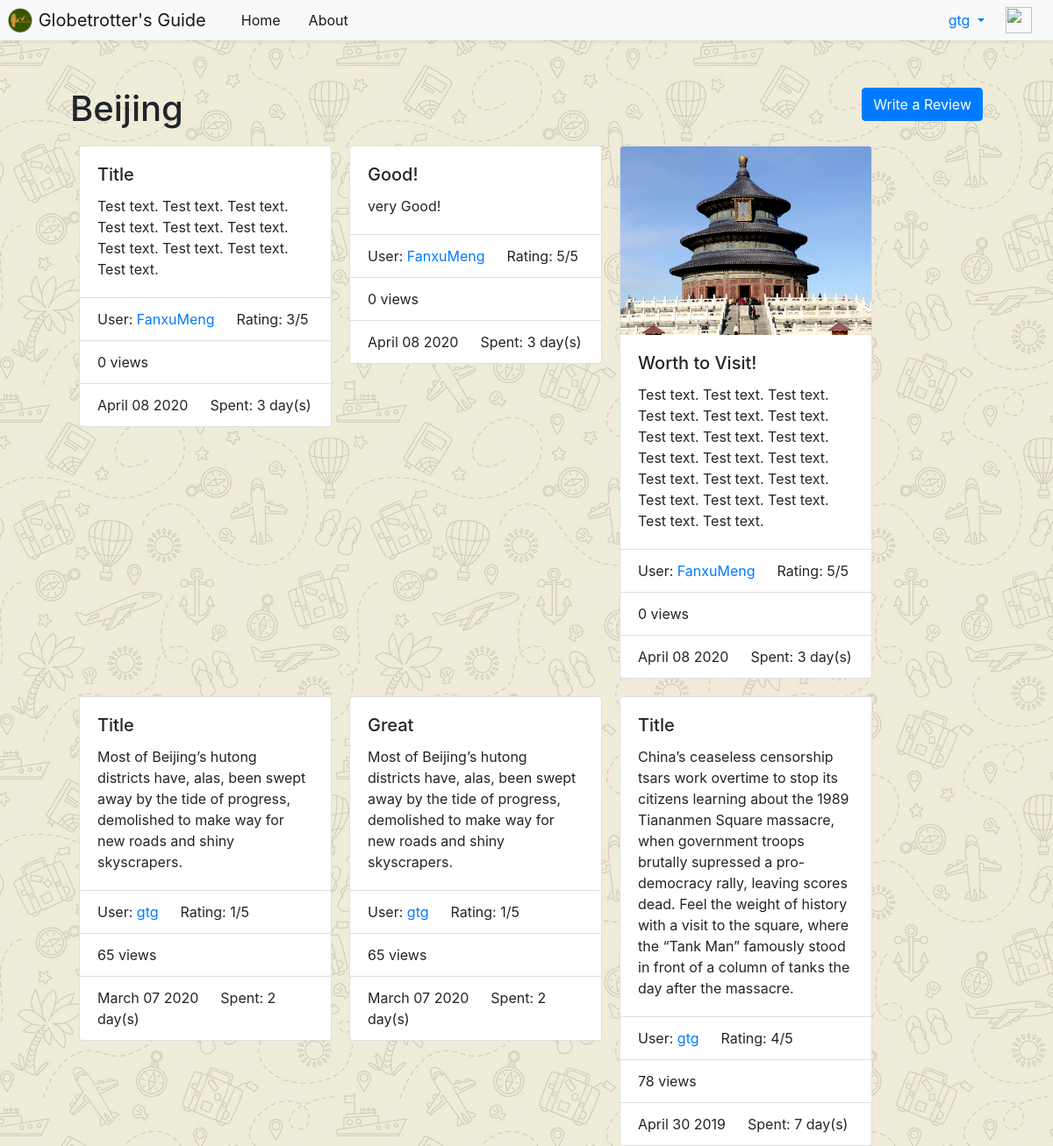
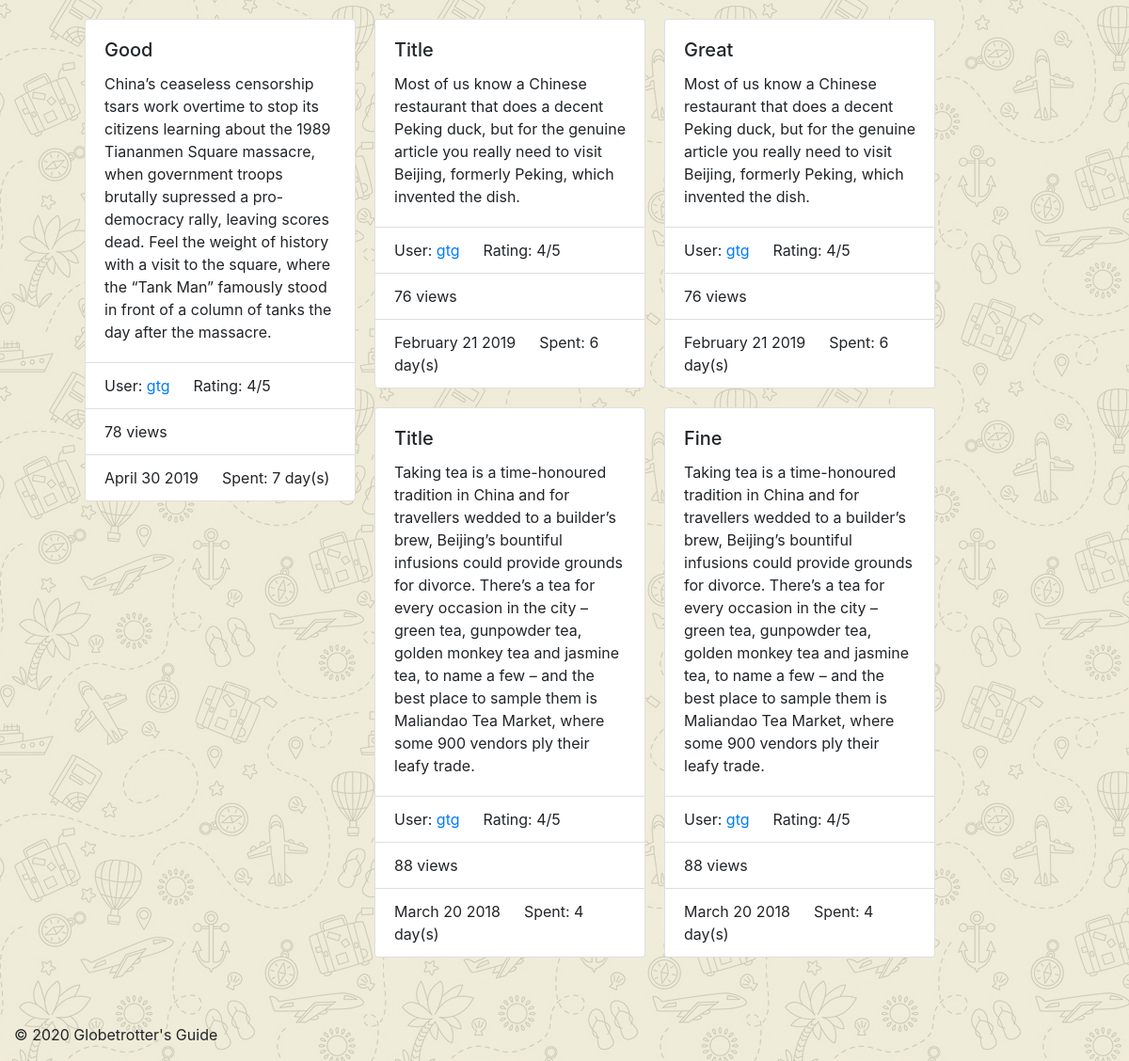
The page /GlobetrottersGuide/asia/china/beijing/ (signed in) on the database its author committed (2 pictures, top to bottom).
### GlobetrottersGuide/models.py (models this page shows, shortened)
class City(models.Model):
    NAME_MAX_LENGTH = 128
    country = models.ForeignKey(Country, on_delete=models.CASCADE)
    name = models.CharField(max_length=128, unique=True)
    views = models.IntegerField(default=0)
    likes = models.IntegerField(default=0)
    slug = models.SlugField(unique=True)
    reviewNum = 0
    class Meta:
        verbose_name_plural = 'Cities'

class cityReview(models.Model):
    TEXT_MAX_LENGTH = 2000
    RATING_CHOICES = (
        (1, '1'),
        (2, '2'),
        (3, '3'),
        (4, '4'),
        (5, '5'),
    )
    user = models.ForeignKey(User, on_delete=models.CASCADE)
    belong_city = models.ForeignKey(City, on_delete=models.CASCADE)
    publish_date = models.DateTimeField('date published')
    views = models.IntegerField(default=0)
    likes = models.IntegerField(default=0)
    timeSpent = models.DurationField(blank=False)
    image = models.ImageField(upload_to='review_images', blank=True)
    title = models.CharField(max_length=128, default='Title')
    text = models.TextField(max_length=2000, blank=False)
    rating = models.IntegerField(choices=RATING_CHOICES)

### GlobetrottersGuide/views.py (the view)
def home_city(request, continent_name_slug, country_name_slug, city_name_slug):
    context_dict = {}
    try:
        continent = Continent.objects.get(slug=continent_name_slug)
        country = Country.objects.get(slug=country_name_slug)
        city = City.objects.get(slug=city_name_slug)
        reviews = cityReview.objects.filter(belong_city=city).order_by('-publish_date')
        context_dict['continent'] = continent
        context_dict['country'] = country
        context_dict['city'] = city
        context_dict['reviews'] = reviews
        context_dict['review_num'] = len(reviews)
    except City.DoesNotExist:
        context_dict['city'] = None
    return render(request, 'GlobetrottersGuide/home_city.html', context=context_dict)

### templates/GlobetrottersGuide/home_city.html
<!DOCTYPE html>
{% extends 'GlobetrottersGuide/base.html'%}
{% load staticfiles %}
{% load gtg_template_tags %}
{% block title_block%}
    <div class="row">
        <div class="col">
        <h1>{{ city.name }}</h1>
        </div>
        <div class="col">
            <a role="button" class="btn btn-primary" href="{% url 'GlobetrottersGuide:ReviewCity' continent_name_slug=continent.slug country_name_slug=country.slug city_name_slug=city.slug %}" style="float:right">Write a Review</a>
        </div>
    </div>
{% endblock %}
{% block body_block %}
    {% if reviews %}
    {% for review in reviews %}
        <div class="card" style="width: 18rem;margin:10px;float:left;">
            {% if review.image %}
            <img src="{{ review.image.url }}" class="card-img-top" alt="No Image">
            {% endif %}
            <div class="card-body">
                <h5 class="card-title">{{ review.title }}</h5>
                <p class="card-text">{{ review.text }}</p>
            </div>
            <ul class="list-group list-group-flush">
                <li class="list-group-item">
                    User:
                    <a href="{% url 'GlobetrottersGuide:UserProfile' review.user.username %}">{{ review.user.username }}</a>
                    &emsp; Rating: {{ review.rating }}/5
                </li>
                <li class="list-group-item">{{ review.views }} views</li>
                <li class="list-group-item">{{ review.publish_date | date:"F d Y" }} &emsp; Spent: {{ review.timeSpent.days }} day(s)</li>
            </ul>
        </div>
    {% endfor %}
    {% else %}
        <p><h2>No one has reviewed this city yet.</h2></p>
    {% endif %}
{% endblock %}

### templates/GlobetrottersGuide/base.html (shortened to what this page needs)
<!DOCTYPE html>
{% load staticfiles %}
{% load gtg_template_tags %}
<html lang="en">
    <head>
    <link href="https://getbootstrap.com/docs/4.2/dist/css/bootstrap.min.css" rel="stylesheet">
    <link href="{%  static 'css/base-style.css' %}" rel="stylesheet">
    </head>
    <body>
        <header>
            <nav class="navbar navbar-expand-md navbar-light fixed-top bg-light p-0 shadow-sm">
                <a class="navbar-brand p-2" href="{% url 'GlobetrottersGuide:HomePage' %}">
                    <img src="{% static 'images/gtg_logo.ico' %}" width="30" height="30" class="d-inline-block align-top" alt="">
                    Globetrotter's Guide
                </a>
                    <div class="collapse navbar-collapse" id="navbarNavDropdown">
                        <ul class="navbar-nav mr-auto">
                            <li class="nav-item active"><a class="nav-link" style="padding:8px 16px 8px 16px;" href="{% url 'GlobetrottersGuide:HomePage' %}">Home</a></li>
                            <li class="nav-item active"><a class="nav-link" style="padding:8px 16px 8px 16px;" href="{% url 'GlobetrottersGuide:about' %}">About</a></li>
                        </ul>
                        {% if user.is_authenticated %}
                            <ul class="nav-item dropdown" style="margin:0;padding:0;">
                                <a class="nav-link dropdown-toggle" href="#" data-toggle="dropdown"
                                   aria-labelledby="navbarDropdownMenuLink" role="button">{{ user.username }}
                                </a>
                            </ul>
                            <a class="navbar-brand p-2" href="{% url 'GlobetrottersGuide:UserProfile' user.username %}">
                            <img src="{{ userProfile.picture.url }}" width="30" height="30" class="d-inline-block align-top" alt="">
                            </a>
                        {% else %}
                            <div style="position:relative; right:50px">
                            <a class="btn btn-outline-success" href="{% url 'auth_login' %}" style="margin:10px 0px 10px 70px" >Login</a>
                            <a class="btn btn-outline-primary" href="{% url 'registration_register' %}" style="margin: 10px 20px 10px 0px;" >Sign up</a>
                            </div>
                        {% endif %}
                    </div>
            </nav>
        </header>
        <div class="container-fluid">
            <div class="row" style="margin: 100px 50px 100px 50px;">
                <main role="main" class="col-md">
                    {% block title_block %}{% endblock %}
                    {% block body_block %}{% endblock %}
                </main>
            </div>
        </div>
        <div>
            <footer class="container" style="position:fixed;bottom:0"><p>&copy; 2020 Globetrotter's Guide </p></footer>
        </div>
    </body>
</html>

### static/css/base-style.css (style rules this page uses)
body { background-image: url("background-bwy.png"); background-color: #cccccc; }

### rows shown on the page
City: name "Beijing"
cityReview: title "Title", text "Test text. Test text. Test text. Test text. Test text. Test text. Test text. Test text. Test text. Test text.", user.username "FanxuMeng", rating "3", views "0", publish_date "April 08 2020", timeSpent.days "3"
cityReview: title "Good!", text "very Good!", user.username "FanxuMeng", rating "5", views "0", publish_date "April 08 2020", timeSpent.days "3"
cityReview: image (picture), title "Worth to Visit!", text "Test text. Test text. Test text. Test text. Test text. Test text. Test text. Test text. Test text. Test text. Test text. Test text. Test text. Test text. Test text. Test text. Test text. Test text. Test text. Test text.", user.username "FanxuMeng", rating "5", views "0", publish_date "April 08 2020", timeSpent.days "3"
cityReview: title "Title", text "Most of Beijing’s hutong districts have, alas, been swept away by the tide of progress, demolished to make way for new roads and shiny skyscrapers.", user.username "gtg", rating "1", views "65", publish_date "March 07 2020", timeSpent.days "2"
cityReview: title "Great", text "Most of Beijing’s hutong districts have, alas, been swept away by the tide of progress, demolished to make way for new roads and shiny skyscrapers.", user.username "gtg", rating "1", views "65", publish_date "March 07 2020", timeSpent.days "2"
cityReview: title "Title", text "China’s ceaseless censorship tsars work overtime to stop its citizens learning about the 1989 Tiananmen Square massacre, when government troops brutally supressed a pro-democracy rally, leaving scores dead. Feel the weight of history with a visit to the square, where the “Tank Man” famously stood in front of a column of tanks the day after the massacre.", user.username "gtg", rating "4", views "78", publish_date "April 30 2019", timeSpent.days "7"
cityReview: title "Good", text "China’s ceaseless censorship tsars work overtime to stop its citizens learning about the 1989 Tiananmen Square massacre, when government troops brutally supressed a pro-democracy rally, leaving scores dead. Feel the weight of history with a visit to the square, where the “Tank Man” famously stood in front of a column of tanks the day after the massacre.", user.username "gtg", rating "4", views "78", publish_date "April 30 2019", timeSpent.days "7"
cityReview: title "Title", text "Most of us know a Chinese restaurant that does a decent Peking duck, but for the genuine article you really need to visit Beijing, formerly Peking, which invented the dish.", user.username "gtg", rating "4", views "76", publish_date "February 21 2019", timeSpent.days "6"
cityReview: title "Great", text "Most of us know a Chinese restaurant that does a decent Peking duck, but for the genuine article you really need to visit Beijing, formerly Peking, which invented the dish.", user.username "gtg", rating "4", views "76", publish_date "February 21 2019", timeSpent.days "6"
cityReview: title "Title", text "Taking tea is a time-honoured tradition in China and for travellers wedded to a builder’s brew, Beijing’s bountiful infusions could provide grounds for divorce. There’s a tea for every occasion in the city – green tea, gunpowder tea, golden monkey tea and jasmine tea, to name a few – and the best place to sample them is Maliandao Tea Market, where some 900 vendors ply their leafy trade.", user.username "gtg", rating "4", views "88", publish_date "March 20 2018", timeSpent.days "4"
cityReview: title "Fine", text "Taking tea is a time-honoured tradition in China and for travellers wedded to a builder’s brew, Beijing’s bountiful infusions could provide grounds for divorce. There’s a tea for every occasion in the city – green tea, gunpowder tea, golden monkey tea and jasmine tea, to name a few – and the best place to sample them is Maliandao Tea Market, where some 900 vendors ply their leafy trade.", user.username "gtg", rating "4", views "88", publish_date "March 20 2018", timeSpent.days "4"

### other values the page prints
{{ user.username }} "gtg"
